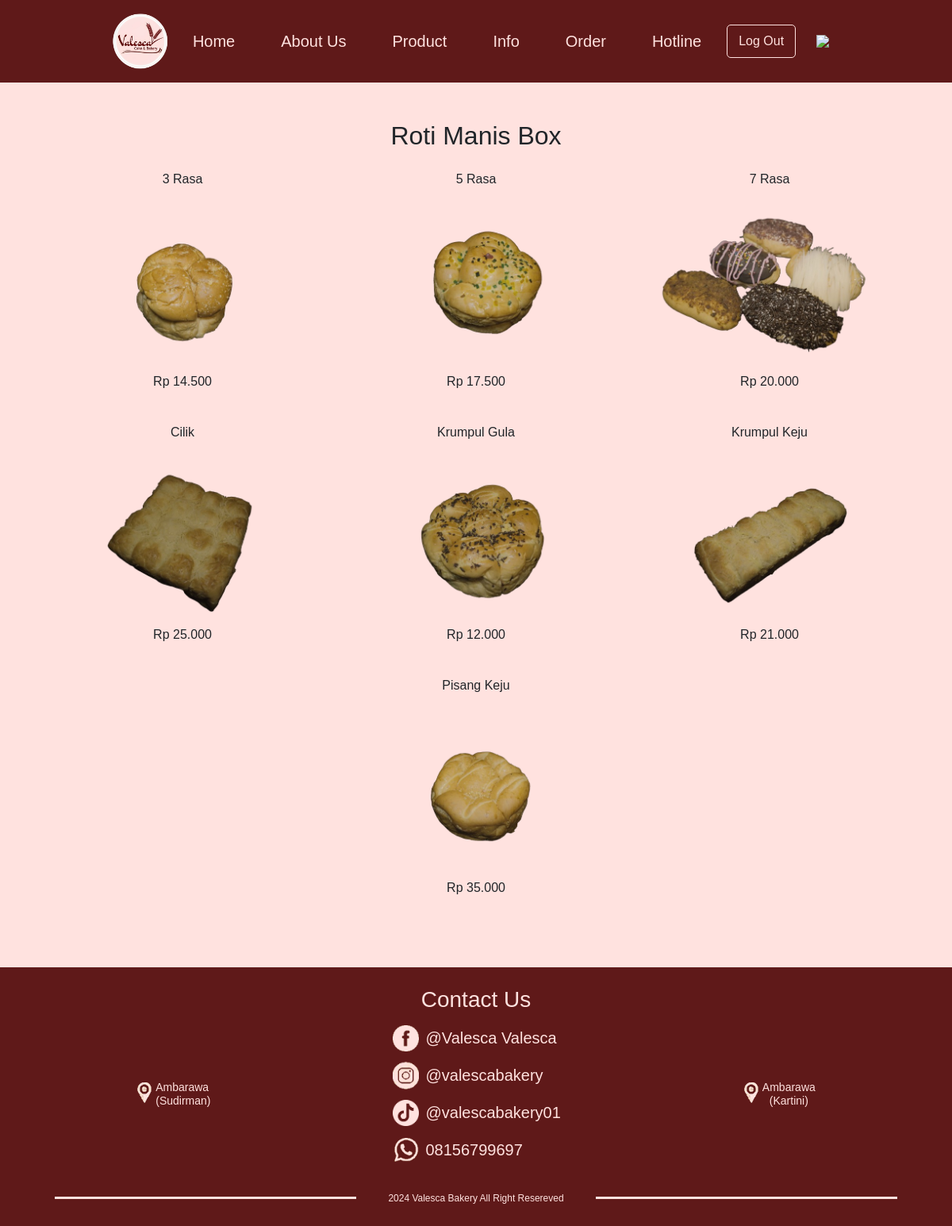
Screenshot of /Produk/RotiManisBox/RotiManisBox.php (signed in) with the database file from the repository.
### tables this page shows
CREATE TABLE `rotimanisbox` (
  `id` int(11) NOT NULL,
  `title` varchar(255) NOT NULL,
  `kategori` varchar(50) NOT NULL,
  `price` decimal(10,2) NOT NULL,
  `link` varchar(255) NOT NULL
);

### Produk/RotiManisBox/RotiManisBox.php (the view, shortened to what this page needs)
<?php
$servername = "localhost";
$username = "root";
$password = "";
$dbname = "db_valesca";
$port = 3308;
$conn = new mysqli($servername, $username, $password, $dbname, $port);
$login = isset($_SESSION['username']);
$sql = "SELECT * FROM rotimanisbox";
$result = $conn->query($sql);
?>
<!DOCTYPE html>
<html lang="en">
<head>
    <link href="https://stackpath.bootstrapcdn.com/bootstrap/4.5.2/css/bootstrap.min.css" rel="stylesheet">
    <link rel="stylesheet" href="https://cdn.jsdelivr.net/npm/bootstrap@4.0.0/dist/css/bootstrap.min.css"
>
    <link rel="stylesheet" href="http://localhost/TR/valescaa.css">
</head>
<body>
<nav class="sticky-top navbar navbar-expand-lg d-flex custom-navbar">
        <div class="collapse navbar-collapse" id="navbarNav">
            <img class="img-fluid" id="logo" src="http://localhost/TR/Logo.PNG">
            <ul class="navbar-nav">
                <li class="nav-item pr-4"><a class="nav-link" href="http://localhost/TR/Home.php">Home</a></li>
                <li class="nav-item pr-4"><a class="nav-link" href="http://localhost/TR/AboutUs.php">About Us</a></li>
                <li class="nav-item dropdown pr-4">
                    <a class="nav-link" href="http://localhost/TR/Product.php">
                        Product
                    </a>
                </li>
                <li class="nav-item dropdown pr-4">
                    <a class="nav-link" href="http://localhost/TR/Promo.php">
                        Info
                    </a>
                </li>
                <li class="nav-item dropdown pr-4">
                    <a class="nav-link" href="http://localhost/TR/Orders.php">
                        Order
                    </a>
                </li>
                <li class="nav-item pr-4"><a class="nav-link" href="http://localhost/TR/hotline.php">Hotline</a></li>
                <?php
                if ($login) {
                    ?>
                    <li class="nav-item login" id="login">
                        <a class="btn btn-custom" href="http://localhost/TR/logout.php">Log Out</a>
                    </li>
                    <?php
                } else {
                    ?>
                    <li class="nav-item login" id="logout">
                        <a class="btn btn-custom" href="http://localhost/TR/login.php">Login Member</a>
                    </li>
                    <?php
                }
                ?>
            </ul>
            <img src="http://localhost/TR/halal.PNG" id="halal">
        </div>
    </nav>
    <section class="products py-5">
        <div class="container">
            <h2 class="text-center mb-4">Roti Manis Box</h2>
            <div class="d-flex justify-content-center flex-wrap">
                <?php if ($result && $result->num_rows > 0) : ?>
                    <?php while ($row = $result->fetch_assoc()) : ?>
                        <div class="col-lg-4 mb-4 d-flex justify-content-center">
                            <div class="text-center">
                                <p class="text-black"><?php echo htmlspecialchars($row['title']); ?></p>
                                <img src="<?php echo htmlspecialchars($row['link']); ?>" alt="<?php echo htmlspecialchars($row['title']); ?>" class="img-fluid rounded product-img" style="height: 200px; width: 100%; object-fit: cover; margin-bottom: 15px;">
                                <p class="text-black">Rp <?php echo number_format($row['price'], 0, ',', '.'); ?></p>
                            </div>
                        </div>
                    <?php endwhile; ?>
                <?php else : ?>
                    <p class="text-center">Menu tidak tersedia</p>
                <?php endif; ?>
            </div>
        </div>
    </section>
    <footer class="custom-footer d-flex justify-content-center flex-column">
        <h1 class="text-center mt-4">Contact Us</h1>
        <div class="d-flex align-items-center justify-content-center div-2">
            <div class="d-flex align-items-center cabang">
                <img src="http://localhost/TR//maps.webp">
                <div class="d-flex flex-column">
                    <h6>Ambarawa</h6>
                    <h6>(Sudirman)</h6>
                </div>
            </div>
            <div class="d-flex align-items-center flex-column contact">
                <div class="d-flex justify-content-start flex-column">
                    <div class="d-flex justify-content-start align-items-center py-1">
                        <img src="http://localhost/TR//Facebook.webp" id="logo-fb">
                        <h5>@Valesca Valesca</h5>
                    </div>
                    <div class="d-flex justify-content-start align-items-center py-1">
                        <img src="http://localhost/TR//Instagram.webp" id="logo-ig">
                        <h5>@valescabakery</h5>
                    </div>
                    <div class="d-flex justify-content-start align-items-center py-1">
                        <img src="http://localhost/TR//Tiktok.webp" id="logo-tiktok">
                        <h5>@valescabakery01</h5>
                    </div>
                    <div class="d-flex justify-content-start align-items-center py-1">
                        <img src="http://localhost/TR//Whatsaap.webp" id="logo-wa">
                        <h5>08156799697</h5>
                    </div>
                </div>
            </div>
            <div class="d-flex align-items-center cabang">
                <img src="http://localhost/TR//maps.webp">
                <div class="d-flex align-items-center justify-content-center flex-column">
                    <h6>Ambarawa</h6>
                    <h6>(Kartini)</h6>
                </div>
            </div>
        </div>
        <div class="d-flex justify-content-center align-items-center div-3">
            <div class="box"></div>
            <h6>2024 Valesca Bakery All Right Resereved</h6>
            <div class="box"></div>
        </div>
    </footer>
</body>
</html>

### valescaa.css (style rules this page uses)
body { font-family: 'Trebuchet MS', 'Lucida Sans Unicode', 'Lucida Grande', 'Lucida Sans', Arial, sans-serif; font-optical-sizing: auto; font-weight: 12px; font-style: normal; background-color: #ffe2df; }
.custom-navbar { padding-top: 15px; padding-bottom: 15px; background-color: #5f1919 !important; max-height: 600px; }
.custom-navbar .nav-link { color: #ffe2df !important; }
.btn-custom { margin-top: 2px; color: #ffe2df; text-decoration: none; padding: 8px 14px; border: 1px solid #ffe2df; border-radius: 5px; display: inline-block; }
.custom-footer { background-color: #5f1919 !important; color: #ffe2df !important; }
a { color: #ffe2df; text-decoration: none; }
.nav-link { font-size: 20px; }
.navbar-nav li { padding-left: 18px; padding-right: 18px; }
#login { padding-left: 0px; padding-right: 0px; margin-right: 26px; }
.product-img { max-width: 100%; max-height: 300px; object-fit: cover; transition: transform 0.3s ease, box-shadow 0.3s ease; }
h1 { font-size: clamp(26px, 4vw, 42px); }
#logo { width: 80px; }
footer h1 { font-size: clamp(8px, 2.5vw, 28px); }
footer h5 { font-size: clamp(8px, 2vw, 20px); }
footer h6 { font-size: clamp(4px, 2vw, 14px); }
#halal { width: 70px; }
#logo-fb { width: 33px; height: 33px; }
#logo-ig { width: 33px; height: 36px; }
#logo-tiktok { width: 33px; height: 33px; }
#logo-wa { width: 33px; height: 30px; }
footer h5 { margin-left: 8px; padding-top: 7px; }
.contact { margin-left: 300px; margin-right: 300px; }
.cabang h6 { margin-bottom: 0px; padding-bottom: 0px; }
.cabang img { margin-bottom: 3px; margin-right: 4px; }
footer .div-2 { margin-bottom: 30px; }
.div-3 { margin-bottom: 20px; }
.div-3 h6 { margin-left: 40px; margin-right: 40px; font-size: 14px; text-align: center; }
.box { width: 490px; height: 3px; background-color: #ffe2df; margin-bottom: 8px; }
@media (max-width: 1200px) { .contact { margin-left: 230px; margin-right: 230px; } }
@media (max-width: 1200px) { footer .div-2 { margin-bottom: 30px; } }
@media (max-width: 1200px) { .div-3 { margin-bottom: 20px; } }
@media (max-width: 1200px) { .div-3 h6 { margin-left: 40px; margin-right: 40px; font-size: 12px; } }
@media (max-width: 1200px) { .box { width: 380px; height: 3px; background-color: #ffe2df; margin-bottom: 8px; } }
@media (min-width: 991px) { .navbar-collapse { justify-content: center; } }

### rows the page displays
rotimanisbox: title "3 Rasa", link (picture), price "14.500"
rotimanisbox: title "5 Rasa", link (picture), price "17.500"
rotimanisbox: title "7 Rasa", link (picture), price "20.000"
rotimanisbox: title "Cilik", link (picture), price "25.000"
rotimanisbox: title "Krumpul Gula", link (picture), price "12.000"
rotimanisbox: title "Krumpul Keju", link (picture), price "21.000"
rotimanisbox: title "Pisang Keju", link (picture), price "35.000"
